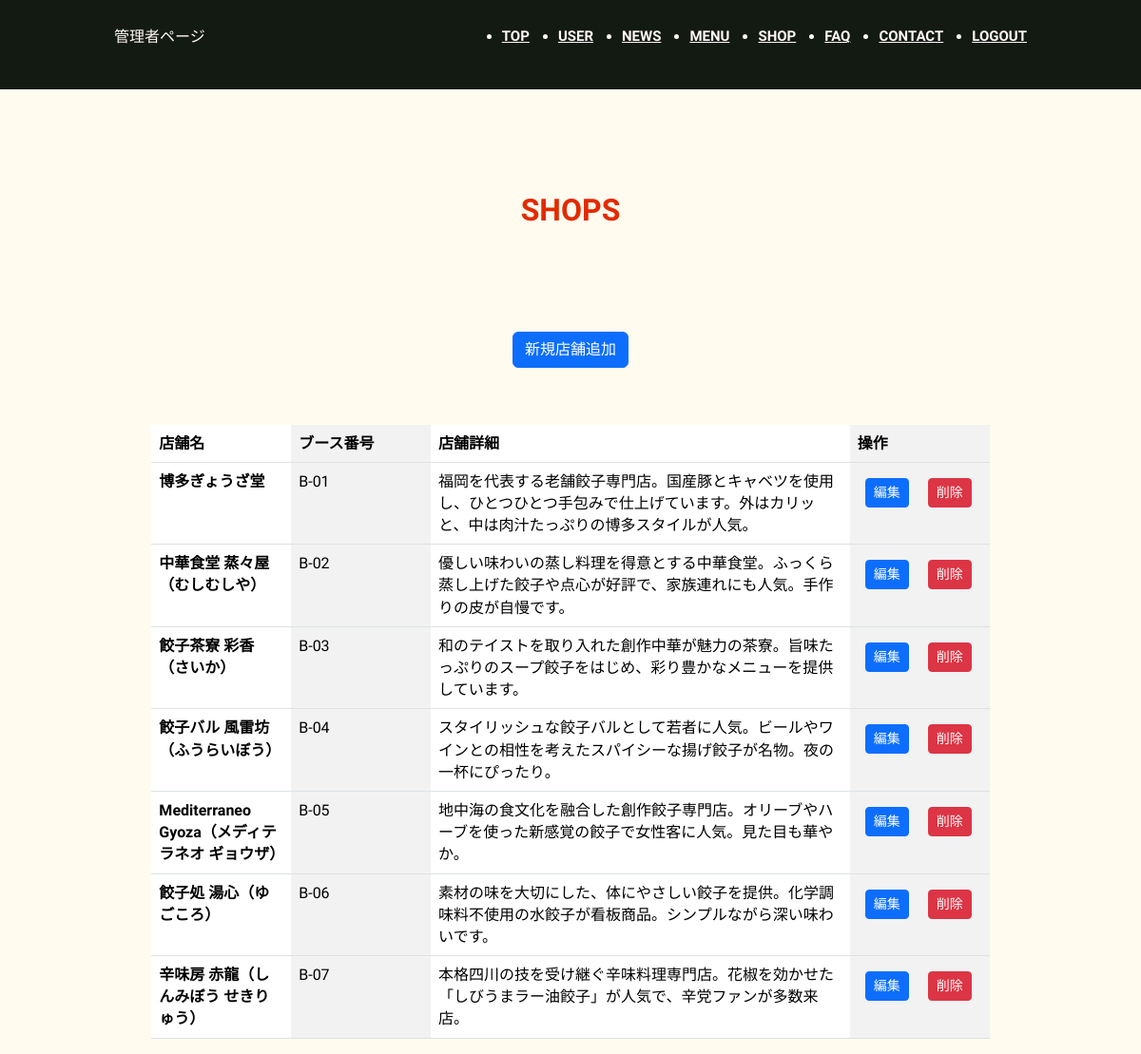
/admin/shop.php (signed in), run on an earlier commit of the app's database.
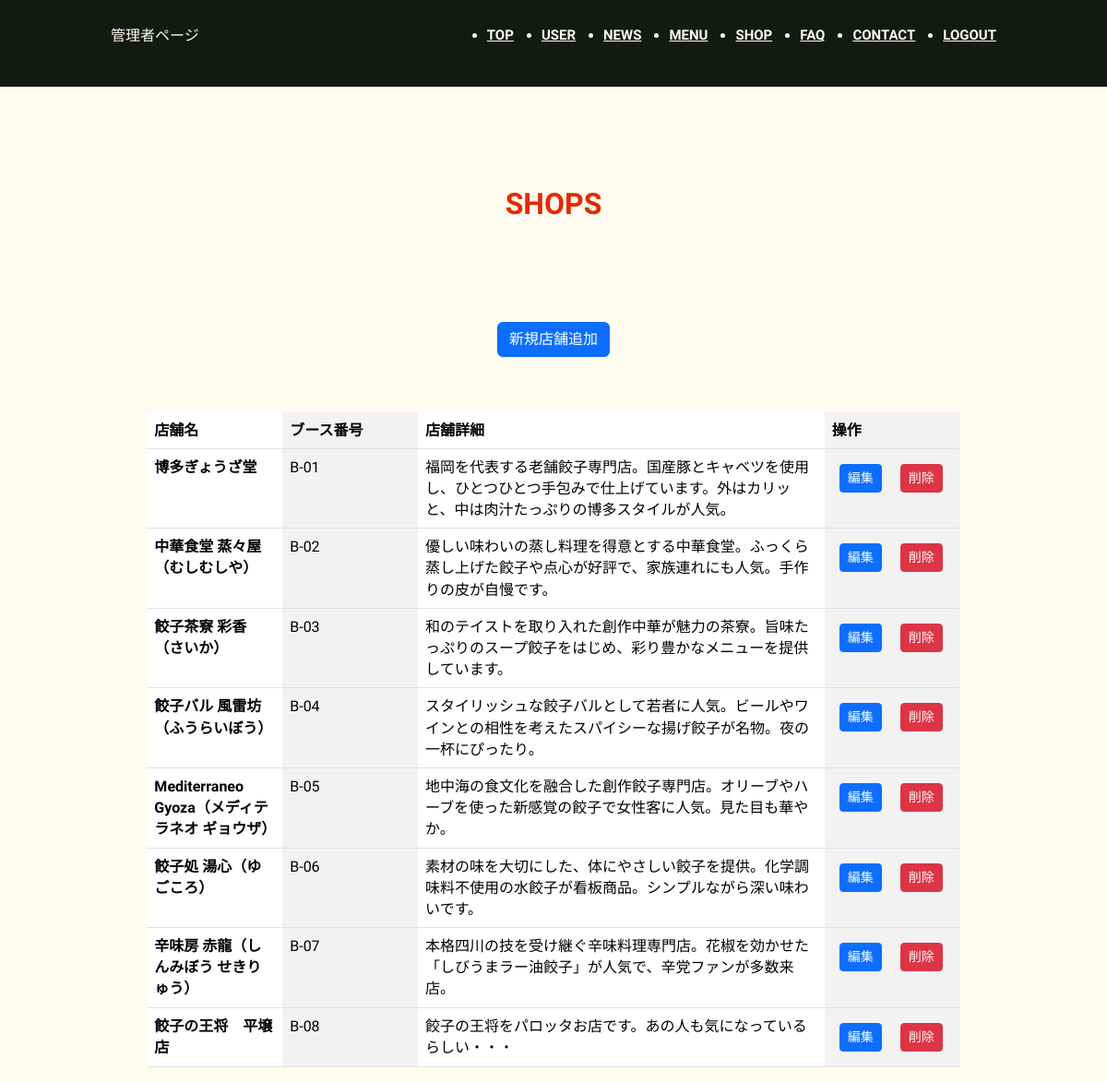
And on a later commit of the database.
### tables this page shows
CREATE TABLE `shops` (
  `id` int(11) NOT NULL,
  `shop` varchar(255) NOT NULL,
  `shop_detail` text NOT NULL,
  `boos_number` varchar(255) NOT NULL
);

### inc/function.php (called while the page is built, shortened)
<?php
function h($str)
{
    return htmlspecialchars($str, ENT_QUOTES, 'UTF-8');
}

### admin/shop.php (the view, shortened to what this page needs)
<?php
require_once __DIR__ . '/../inc/function.php';
try {
  $db = db_connect();
  $sql = 'SELECT id, shop, boos_number, shop_detail FROM shops ORDER BY boos_number ASC';
  $stmt = $db->prepare($sql);
  $stmt->execute();
  $shops = $stmt->fetchAll(PDO::FETCH_ASSOC);
} catch (PDOException $e) {
  db_err_msg() . $e->getMessage();
    header('location:index.php');
    exit();
}
?>
<!DOCTYPE html>
<html lang="ja">
<head>
  <?php include('../inc/link_master.php');  ?>
<body>
  <?php include('../inc/header_master.php');  ?>
  <main role="main" class="container" style="padding:60px 15px 0">
    <section class="l-wrapper-second">
      <h1 class="my-5 c-title__main">SHOPS</h1>
      <div class="d-grid mx-auto">
        <a href="./shop_add.php" class="btn btn-primary">新規店舗追加</a>
      </div>
      <div class="l-wrapper-second">
        <table class="table table-striped-columns">
          <thead>
            <tr class="row">
              <th class="col">店舗名</th>
              <th class="col">ブース番号</th>
              <th class="col-6">店舗詳細</th>
              <th class="col">操作</th>
            </tr>
          </thead>
          <tbody>
            <?php foreach ($shops as $shop): ?>
              <tr class="row">
                <th class="col">
                  <?php echo h($shop['shop']); ?>
                </th>
                <td class="col">
                  <?php echo h($shop['boos_number']); ?>
                </td>
                <td class="col-6">
                  <?php echo nl2br(h($shop['shop_detail'])); ?>
                </td>
                <td class="col">
                  <div class="mr-2">
                    <a href="./shop_edit.php?id=<?php echo h($shop['id']); ?>" class="btn btn-primary btn-sm m-2">編集</a>
                    <form action="shop_del.php?id=<?php echo $shop['id']; ?>" method="post" style="display:inline;">
                      <button type="submit" class="btn btn-danger btn-sm m-2">削除</button>
                    </form>
                  </div>
                </td>
              </tr>
            <?php endforeach; ?>
          </tbody>
        </table>
      </div>
  </main>
</body>
</html>

What changed in the data, as far as the page shows it:
added shops: shop "餃子の王将 平壌店", boos_number "B-08", shop_detail "餃子の王将をパロッタお店です。あの人も気になっているらしい・・・"
